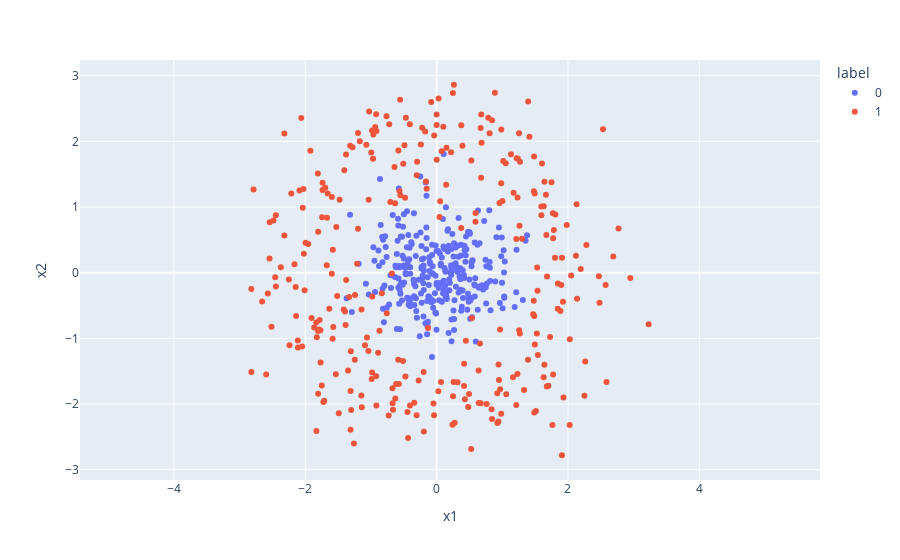

Notebook cell for this chart:
### Code cell
fig = px.scatter(
    Xy_test,
    x='x1',
    y='x2',
    color='label'
)

fig.update_yaxes(
    scaleanchor='x',
    scaleratio=1
)

### Figure 1 — Plotly figure (JSON) as saved in the notebook; plotly's stock layout.template omitted (floating-point values rounded to 4 significant figures; data arrays with more than 128 entries replaced by an {"elided": "..."} marker saying what was removed)
{"data": [{"hovertemplate": "label=0<br>x1=%{x}<br>x2=%{y}<extra></extra>", "legendgroup": "0", "marker": {"color": "#636efa", "symbol": "circle"}, "mode": "markers", "name": "0", "orientation": "v", "showlegend": true, "type": "scatter", "x": {"elided": "296 float values"}, "xaxis": "x", "y": {"elided": "296 float values"}, "yaxis": "y"}, {"hovertemplate": "label=1<br>x1=%{x}<br>x2=%{y}<extra></extra>", "legendgroup": "1", "marker": {"color": "#EF553B", "symbol": "circle"}, "mode": "markers", "name": "1", "orientation": "v", "showlegend": true, "type": "scatter", "x": {"elided": "304 float values"}, "xaxis": "x", "y": {"elided": "304 float values"}, "yaxis": "y"}], "layout": {"legend": {"title": {"text": "label"}, "tracegroupgap": 0}, "margin": {"t": 60}, "xaxis": {"anchor": "y", "domain": [0, 1], "title": {"text": "x1"}}, "yaxis": {"anchor": "x", "domain": [0, 1], "scaleanchor": "x", "scaleratio": 1, "title": {"text": "x2"}}}}
